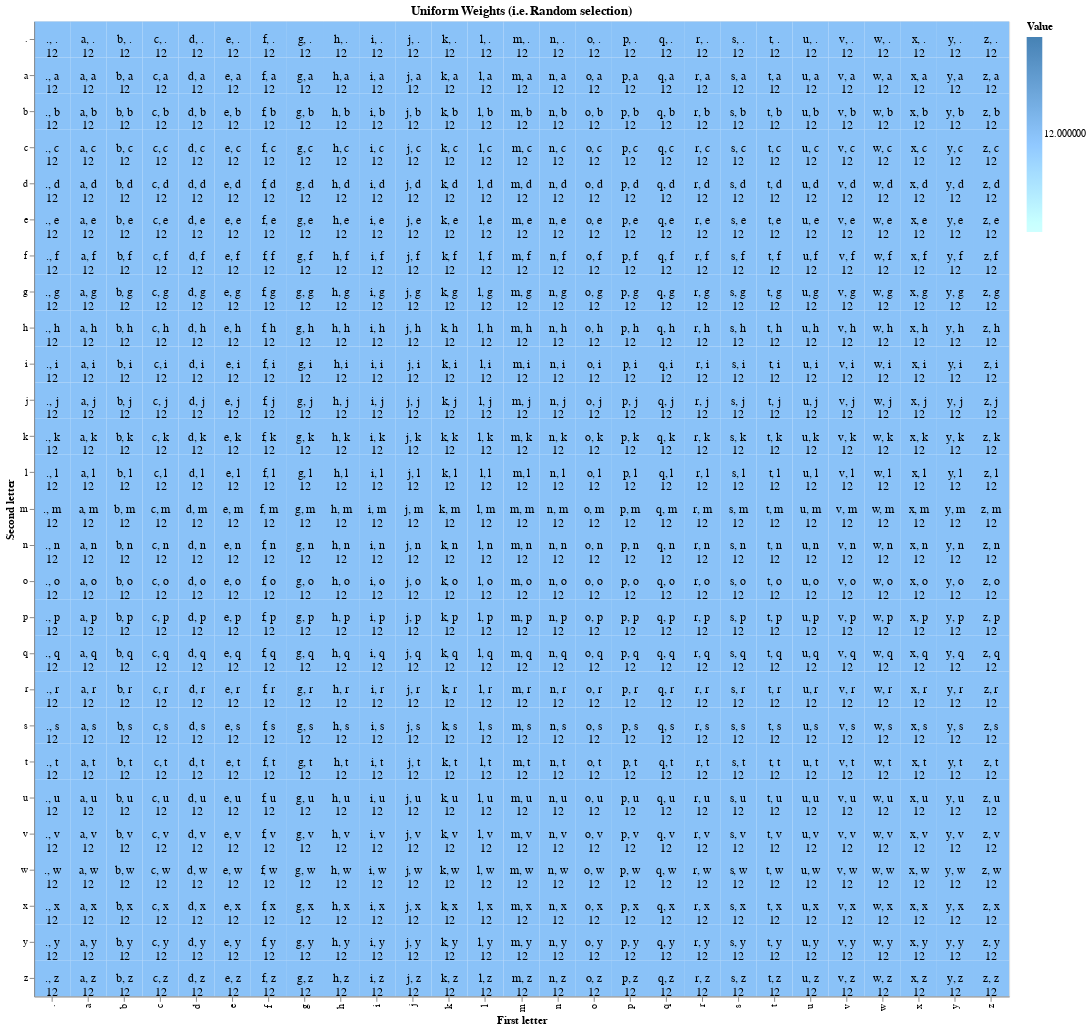

The code cell stored with this chart in its notebook:
### Code cell
val normalised: Map[Char, EnumeratedIntegerDistribution] = charsMap.view.mapValues { _ =>
  // A "flat" prior - every character equally likely
  new EnumeratedIntegerDistribution(
    charsIndex.toArray,
    Array.fill(charsIndex.length)(1.0)
  )
}.toMap
heatmap(normalised, charsMap, i2c, "Uniform Weights (i.e. Random selection)")

### Figure 1 — Vega specification as saved in the notebook (floating-point values rounded to 4 significant figures; data arrays with more than 128 entries replaced by an {"elided": "..."} marker saying what was removed)
{"$schema": "https://vega.github.io/schema/vega-lite/v5.json", "data": {"values": {"elided": "729 records"}}, "description": "A heat map with each cell displaying its first and second category labels along with the value.", "height": 1000, "layer": [{"encoding": {"color": {"field": "value", "legend": {"title": "Value"}, "scale": {"range": ["white", "steelblue"]}, "type": "quantitative"}, "x": {"axis": {"title": "First letter"}, "field": "first", "type": "nominal"}, "y": {"axis": {"title": "Second letter"}, "field": "second", "type": "nominal"}}, "mark": "rect"}, {"encoding": {"text": {"field": "cellLabel", "type": "nominal"}, "tooltip": [{"field": "first", "title": "First Letter", "type": "nominal"}, {"field": "second", "title": "Second Letter", "type": "nominal"}, {"field": "value", "title": "Count", "type": "quantitative"}], "x": {"field": "first", "type": "nominal"}, "y": {"field": "second", "type": "nominal"}}, "mark": {"align": "center", "baseline": "middle", "color": "black", "fontSize": 12, "lineBreak": ":::", "type": "text"}}], "title": "Uniform Weights (i.e. Random selection)", "transform": [{"as": "cellLabel", "calculate": "datum.first + ', ' + datum.second + ':::' + datum.value"}], "width": 1000}
